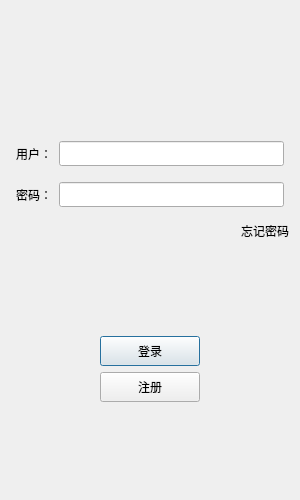
<?xml version="1.0" encoding="UTF-8"?>
<ui version="4.0">
 <class>LoginDialog</class>
 <widget class="QDialog" name="LoginDialog">
  <property name="geometry">
   <rect>
    <x>0</x>
    <y>0</y>
    <width>300</width>
    <height>500</height>
   </rect>
  </property>
  <property name="minimumSize">
   <size>
    <width>300</width>
    <height>500</height>
   </size>
  </property>
  <property name="maximumSize">
   <size>
    <width>600</width>
    <height>1000</height>
   </size>
  </property>
  <property name="windowTitle">
   <string>myChat</string>
  </property>
  <layout class="QGridLayout" name="gridLayout">
   <item row="0" column="0">
    <layout class="QVBoxLayout" name="verticalLayout">
     <item>
      <widget class="QWidget" name="widget" native="true">
       <layout class="QGridLayout" name="gridLayout_2">
        <item row="0" column="0">
         <widget class="QLabel" name="label">
          <property name="text">
           <string/>
          </property>
          <property name="pixmap">
           <pixmap resource="rc.qrc">:/res/ice.png</pixmap>
          </property>
          <property name="alignment">
           <set>Qt::AlignCenter</set>
          </property>
         </widget>
        </item>
       </layout>
      </widget>
     </item>
     <item>
      <spacer name="verticalSpacer_2">
       <property name="orientation">
        <enum>Qt::Vertical</enum>
       </property>
       <property name="sizeHint" stdset="0">
        <size>
         <width>20</width>
         <height>40</height>
        </size>
       </property>
      </spacer>
     </item>
     <item>
      <layout class="QHBoxLayout" name="horizontalLayout">
       <property name="spacing">
        <number>7</number>
       </property>
       <property name="leftMargin">
        <number>5</number>
       </property>
       <property name="topMargin">
        <number>5</number>
       </property>
       <property name="rightMargin">
        <number>5</number>
       </property>
       <property name="bottomMargin">
        <number>5</number>
       </property>
       <item>
        <widget class="QLabel" name="user_label">
         <property name="minimumSize">
          <size>
           <width>0</width>
           <height>25</height>
          </size>
         </property>
         <property name="maximumSize">
          <size>
           <width>16777215</width>
           <height>25</height>
          </size>
         </property>
         <property name="text">
          <string>用户：</string>
         </property>
        </widget>
       </item>
       <item>
        <widget class="QLineEdit" name="user_edit">
         <property name="minimumSize">
          <size>
           <width>0</width>
           <height>25</height>
          </size>
         </property>
         <property name="maximumSize">
          <size>
           <width>16777215</width>
           <height>25</height>
          </size>
         </property>
        </widget>
       </item>
      </layout>
     </item>
     <item>
      <layout class="QHBoxLayout" name="horizontalLayout_2">
       <property name="spacing">
        <number>7</number>
       </property>
       <property name="leftMargin">
        <number>5</number>
       </property>
       <property name="topMargin">
        <number>5</number>
       </property>
       <property name="rightMargin">
        <number>5</number>
       </property>
       <property name="bottomMargin">
        <number>5</number>
       </property>
       <item>
        <widget class="QLabel" name="pass_label">
         <property name="minimumSize">
          <size>
           <width>0</width>
           <height>25</height>
          </size>
         </property>
         <property name="maximumSize">
          <size>
           <width>16777215</width>
           <height>25</height>
          </size>
         </property>
         <property name="text">
          <string>密码：</string>
         </property>
        </widget>
       </item>
       <item>
        <widget class="QLineEdit" name="pass_edit">
         <property name="minimumSize">
          <size>
           <width>0</width>
           <height>25</height>
          </size>
         </property>
         <property name="maximumSize">
          <size>
           <width>16777215</width>
           <height>25</height>
          </size>
         </property>
        </widget>
       </item>
      </layout>
     </item>
     <item>
      <layout class="QHBoxLayout" name="horizontalLayout_3">
       <item>
        <spacer name="horizontalSpacer">
         <property name="orientation">
          <enum>Qt::Horizontal</enum>
         </property>
         <property name="sizeHint" stdset="0">
          <size>
           <width>40</width>
           <height>20</height>
          </size>
         </property>
        </spacer>
       </item>
       <item>
        <widget class="QLabel" name="forget_label">
         <property name="minimumSize">
          <size>
           <width>0</width>
           <height>25</height>
          </size>
         </property>
         <property name="maximumSize">
          <size>
           <width>16777215</width>
           <height>25</height>
          </size>
         </property>
         <property name="text">
          <string>忘记密码</string>
         </property>
        </widget>
       </item>
      </layout>
     </item>
     <item>
      <spacer name="verticalSpacer">
       <property name="orientation">
        <enum>Qt::Vertical</enum>
       </property>
       <property name="sizeHint" stdset="0">
        <size>
         <width>20</width>
         <height>40</height>
        </size>
       </property>
      </spacer>
     </item>
     <item>
      <layout class="QHBoxLayout" name="horizontalLayout_4">
       <item>
        <spacer name="horizontalSpacer_4">
         <property name="orientation">
          <enum>Qt::Horizontal</enum>
         </property>
         <property name="sizeHint" stdset="0">
          <size>
           <width>40</width>
           <height>20</height>
          </size>
         </property>
        </spacer>
       </item>
       <item>
        <widget class="QPushButton" name="login_btn">
         <property name="minimumSize">
          <size>
           <width>100</width>
           <height>30</height>
          </size>
         </property>
         <property name="maximumSize">
          <size>
           <width>100</width>
           <height>30</height>
          </size>
         </property>
         <property name="text">
          <string>登录</string>
         </property>
        </widget>
       </item>
       <item>
        <spacer name="horizontalSpacer_5">
         <property name="orientation">
          <enum>Qt::Horizontal</enum>
         </property>
         <property name="sizeHint" stdset="0">
          <size>
           <width>40</width>
           <height>20</height>
          </size>
         </property>
        </spacer>
       </item>
      </layout>
     </item>
     <item>
      <layout class="QHBoxLayout" name="horizontalLayout_5">
       <item>
        <spacer name="horizontalSpacer_2">
         <property name="orientation">
          <enum>Qt::Horizontal</enum>
         </property>
         <property name="sizeHint" stdset="0">
          <size>
           <width>40</width>
           <height>20</height>
          </size>
         </property>
        </spacer>
       </item>
       <item>
        <widget class="QPushButton" name="reg_btn">
         <property name="minimumSize">
          <size>
           <width>100</width>
           <height>30</height>
          </size>
         </property>
         <property name="maximumSize">
          <size>
           <width>100</width>
           <height>30</height>
          </size>
         </property>
         <property name="text">
          <string>注册</string>
         </property>
        </widget>
       </item>
       <item>
        <spacer name="horizontalSpacer_3">
         <property name="orientation">
          <enum>Qt::Horizontal</enum>
         </property>
         <property name="sizeHint" stdset="0">
          <size>
           <width>40</width>
           <height>20</height>
          </size>
         </property>
        </spacer>
       </item>
      </layout>
     </item>
     <item>
      <spacer name="verticalSpacer_3">
       <property name="orientation">
        <enum>Qt::Vertical</enum>
       </property>
       <property name="sizeHint" stdset="0">
        <size>
         <width>20</width>
         <height>40</height>
        </size>
       </property>
      </spacer>
     </item>
    </layout>
   </item>
  </layout>
 </widget>
 <resources>
  <include location="rc.qrc"/>
 </resources>
 <connections/>
</ui>
